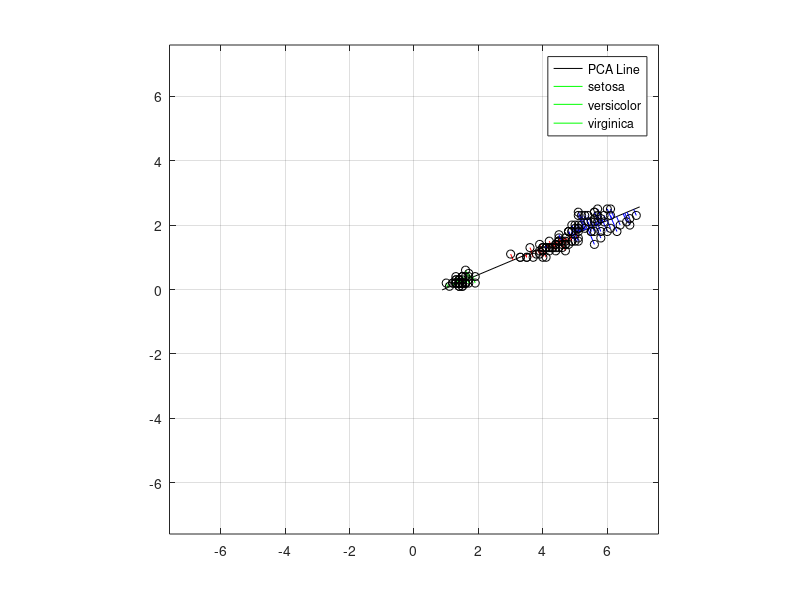

MATLAB code to generate this figure: (Note: this script raises an error after producing the figure.)
X = load('fisheriris');
features = X.meas;
classes = X.species;
X = features(:,[3 4]);
figure
scatter(X(:,1),X(:,2),'bo');
grid on;
maxlim = max(abs(X(:)))*1.1;
axis([-maxlim maxlim -maxlim maxlim]);

%% PCA 
[coeff,score,roots] = pca(X);
basis = coeff(:,1);
normal = coeff(:,2);
[n,p] = size(X);
meanX = mean(X,1);
Xfit = repmat(meanX,n,1) + score(:,1)*coeff(:,1)';
residuals = X - Xfit;

%% Visualize Line Fit 
dirVect = coeff(:,1);
Xfit1 = repmat(meanX,n,1) + score(:,1)*coeff(:,1)';
t = [min(score(:,1))-.2, max(score(:,1))+.2];
endpts = [meanX + t(1)*dirVect'; meanX + t(2)*dirVect'];
plot(endpts(:,1),endpts(:,2),'k-');
X1 = [X(:,1) Xfit1(:,1)];
X2 = [X(:,2) Xfit1(:,2)];
hold on
plot(X1(1:50,:)',X2(1:50,:)','g-', X(1:50,1),X(1:50,2),'ko');
hold on 
plot(X1(50:100,:)',X2(50:100,:)','r-', X(50:100,1),X(50:100,2),'ko');
hold on 
plot(X1(100:150,:)',X2(100:150,:)','b-', X(100:150,1),X(100:150,2),'ko');
legend('PCA Line','setosa','versicolor','virginica')

hold off
maxlim = max(abs(X(:)))*1.1;
axis([-maxlim maxlim -maxlim maxlim]);
axis square
grid on
setosa = Xfit1(1:50,2);
versicolor = Xfit1(50:100,2);
virginica = Xfit1(100:150,2);
figure
histogram(setosa)
hold on 
histogram(versicolor)
hold on 
histogram(virginica)
legend('setosa','versicolor','virginica')